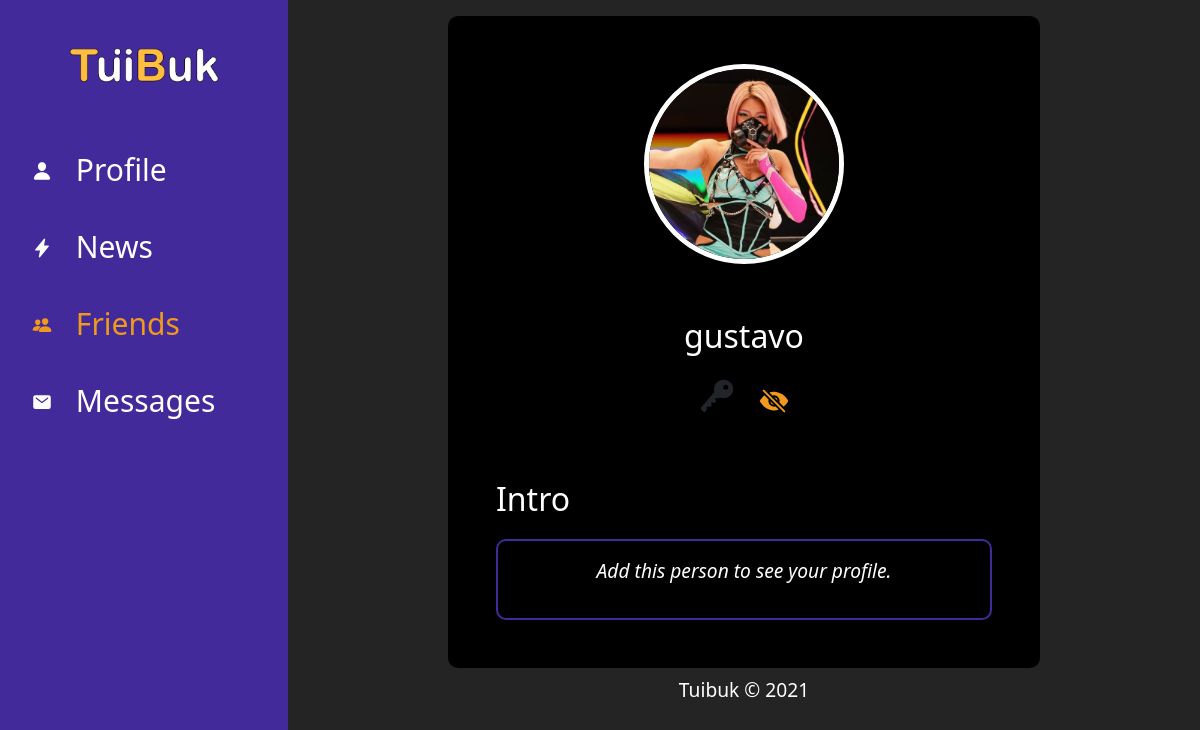
The page /friends/profile-person/2fvu7d/ (signed in) on the database its author committed.
### registration/models.py (models this page shows, shortened)
class Profile(models.Model):
    user_name = models.OneToOneField(User, on_delete=models.CASCADE)
    friend_user_code = models.CharField(max_length=15, unique=True, blank=True)
    img_profile = models.ImageField(upload_to = 'profiles', null=True, blank=True)
    intro = models.TextField(null=True, blank=True)
    birthday = models.DateField(null=True, blank=True, default=datetime.date.today)
    nationality = models.CharField(max_length=100, blank=True)
    sn_github = models.CharField(max_length=100, null=True, blank=True)
    sn_twitter = models.CharField(max_length=100, null=True, blank=True)
    sn_youtube = models.CharField(max_length=100, null=True, blank=True)
    friends = models.ManyToManyField(User, related_name='friends', blank=True)

### friends/views.py (the view, shortened to what this page needs)
# urls.py: path('profile-person/<str:slug>/', ProfileFriend.as_view(), name='profile'),
class ProfileFriend(DetailView):
    model = Profile
    slug_field = 'friend_user_code'
    template_name = 'friends/friend_profile.html'
    def get_context_data(self, **kwargs):
        context = super(ProfileFriend, self).get_context_data(**kwargs)
        current_user = self.request.user
        friend_user = context['object'].user_name
        relation_op_one = Relationship.objects.filter(sender__user_name__username = current_user,
                                                      receiver__user_name__username = friend_user)
        relation_op_two = Relationship.objects.filter(sender__user_name__username=friend_user,
                                                      receiver__user_name__username=current_user)
        if relation_op_one:
            element_relation = relation_op_one.first()
            if element_relation.status == 'send':
                context['relation'] = 'user_cancel'
                context['id_relation'] = element_relation.id
            else:
                context['relation'] = 'no_request'
        else:
            context['relation'] = 'request'
        return context
    def dispatch(self, request, *args, **kwargs):
        obj = super(ProfileFriend, self).get_object()
        if self.request.user == obj.user_name:
            return redirect('profile_core:profile')
        else:
            relation_users = Relationship.objects.filter(Q(sender__user_name__username=obj.user_name,
                                                            receiver__user_name__username=self.request.user) |
                                                          Q(sender__user_name__username=self.request.user,
                                                           receiver__user_name__username=obj.user_name))
            if relation_users:
                relation_status = relation_users.first().status
                if relation_status == 'blocked':
                    return redirect('friends:list')
                else:
                    return super(ProfileFriend, self).dispatch(request, *args, **kwargs)
            else:
                return super(ProfileFriend, self).dispatch(request, *args, **kwargs)

### friends/templates/friends/friend_profile.html (shortened to what this page needs)
{% extends 'base.html' %}
{% block content %}
{% if object.img_profile %}
    <div class="container-img-profile mx-auto">
        <img class="img-profile" src="{{object.img_profile.url}}" alt="">
    </div>
{% else %}
        {% load static %}
{% endif %}
<div class="label-name-profile text-center mt-5"><p>{{object.user_name}}</p></div>
<div class="text-center">
    <div class="social-media-profile">
        <ion-icon class="social-icon-profile mx-1 mx-md-2"  name="key"></ion-icon>
        <a class="friends-action block-icon" onclick="return abrir_modal('{% url 'friends:block_user' object.user_name %}')"  href="#"><ion-icon name="eye-off"></ion-icon></a>
    </div>
</div>
<div class="label-profile text-left mt-5"><p>Intro</p></div>
<div class="section-profile">
    <p class="p-info-profile">
        Add this person to see your profile.
    </p>
</div>
{% endblock %}

### static/css/styles.css (style rules this page uses)
:root { --primary: #432a9b; --secondary: #ef991e; --secondary-dark: #a76c1a; --light: #fff; --grey: #b1b1b1; }
body { overflow: hidden; font-weight: 300; height: 100vh; }
.container-img-profile { height: 200px; width: 200px; }
.img-profile { height: 100%; width: 100%; border-radius: 50%; border: 5px solid #fff; }
.label-profile { font-size: 2em; color: var(--light); }
.label-name-profile { font-size: 2em; color: var(--light); }
.section-profile { margin: 0; color: var(--light); padding: 1em; border-radius: 10px; border: 2px solid var(--primary); }
.p-info-profile { text-align: center; font-style: oblique; font-size: 1.2em; word-wrap: break-word; }
.social-media-profile { width: 100%; }
.social-icon-profile { font-size: 2.5em; }
.block-icon { color: var(--secondary); transition: .1s; }
.friends-action { font-size:30px; margin: 0 10px; transition: .1s; }

### rows shown on the page
Profile: img_profile (picture), user_name "gustavo"
